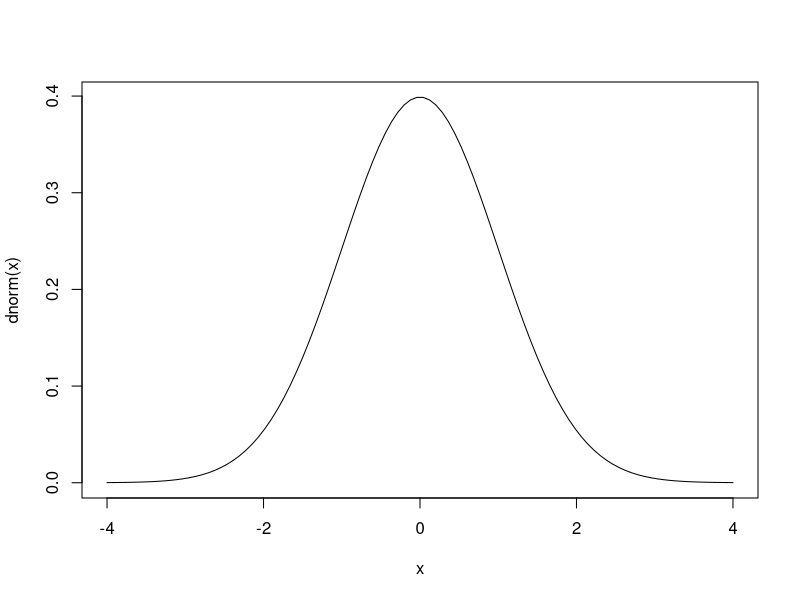

R code for this plot: (Note: this script raises an error after producing the figure.)
## ---- chunk 1
# MIN AND MAX
z <- matrix(c(1, 5, 6, 2, 3, 2), nrow = 3, ncol = 2)
z
min(z)

z1 <- z[, 1]
z2 <- z[, 2]
min(z1, z2) 

pmin(z1, z2) #pmin and pmax find parallel minima/maxima across multiple vectors or matrices.
?pmin


##DERIVATIVE AND ITEGRATION!!! DIFFERENTATION AND INTEGRATION

D(expression(exp(x^2)), 'x') #x^2 -> 2x
integrate(function(x) x^2, 0, 1)




## ---- chunk 2
x <- seq(-4, 4, length = 100)
plot(x, dnorm(x), type = 'l')



##Sorting


x <- c(5, 13, 12, 5)
sort(x) #sort takes a vector and puts it in order.

order(x) #order gives the order of the vector x (i.e. the first element is the smallest, etc).

rank(x) #rank gives the rank order of the vector (so the 1st and 4th elements are the smallest and are given rank (1 + 2) / 2.

#Both sort and order have an extra argument decreasing for reversing the operation.

d <- data.frame(kids = c('Jack', 'Jill', 'Billy'), ages = c(12, 10, 13))
d[order(d$kids,decreasing = TRUE),  ] #name descedning order
d[order(d$kids),  ] 
d[order(d$ages),]
d[order(d$ages, decreasing = TRUE), ] #age decreasing

?order
## ---- chunk 3
##LINEAR ALGEBRA!!

#There are other useful linear algebra functions:
#solve(): finds a matrix equation solution or matrix inverse
#t(): matrix transpose
#chol(), qr(), eigen(): Cholesky, QR and eigen decomposition
#det(): Determinant
#diag(): Find or set the matrix diagonal
#sweep(): Removes summary statistics from matrices.

#solve(): solve is useful for finding solutions to simultaneous equations:

A <- matrix(c(1, -1, 1, 1), 2, 2) 
b <- c(2, 4)
x <- solve(A, b)
x

#diag(): diag works to obtain the diagonal from a matrix, to set it, or to create a diagonal matrix:

M <- matrix(1:9, 3, 3)
diag(M) #will return diagonals


diag(M) <- 7 #diagonals will become 7
M

M <- diag(c(3, 1)) #set diagonals to this value
M 

#sweet() - sweep is a neat function to remove a summary statistic from a numeric data frame/matrix:

?sweep

head(swiss, 3) # Swiss Fertility and Socioeconomic Indicators (1888) Data

# centre the variables around their mean
mean.swiss <- apply(swiss, 2, mean) # calculate the column means. Same as colMeans(swiss)
swiss.mean0 <- sweep(swiss, 2, mean.swiss)
head(swiss.mean0, 3)

#Correlation

#Correlation measures the degree of relatedness between two (or more) vectors. The Pearson correlation is defined as:
cor(swiss[,1:3])

#t-test
#Usual set-up: 2 vectors (can be different lengths) where you want to test whether or not they have the same mean.
t.test(extra ~ group, data = sleep, paired = TRUE)

#Linear regression
mod <- lm(Fertility ~ ., data = swiss)
summary(mod)
## ---- chunk 4
#Binomial distribution
1 - pbinom(3, 5, 0.5) # Pr(X >= 4) = 1 - Pr(X <= 3)

#Alternatively we could simulate a large number of such coin tosses and find how often at least 4 heads occur:
large <- 100000
x <- rbinom(large, 5, 0.5)
mean(x >= 4)

#Remember x >= 4 is a logical variable so finding the mean is equivalent to finding the proportion of times such an event occurs.

#MAXIMA OF TWO N(0,1)
#Suppose we want to find the mean of the maximum of two standard normal random variables.
nreps <- 100000
sum <- 0
for(i in 1:nreps) {
  xy <- rnorm(2)
  sum <- sum + max(xy)
  } 
print(sum / nreps)

#without loops
x <- rnorm(nreps)
y <- rnorm(nreps)
maxxy <- pmax(x, y)
mean(maxxy) 

#SNAP!!! (sample)
#Suppose you play a game of snap with two players who each have a shuffled pack of cards. You both turn over cards until you reach an identical pair.

cards <- 1:52
p1hand <- sample(cards)
p2hand <- sample(cards)
snaptime <- which((p1hand - p2hand == 0) == TRUE)[1]
snaptime
#Here it took 24 draws before snap was called

